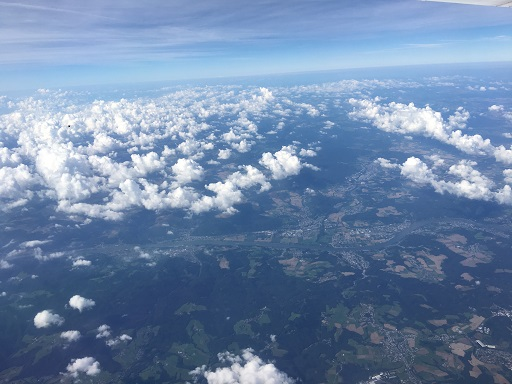
#> input picture clouds.jpg, 512 x 384 px
$ python lab2.py
#> lines starting #> are read from the running program, lines starting #| are printed output that depends on the picture; after the words box and inside, x2 and y2 are one past the last pixel; in counts of white or black regions, pixels touching at a corner belong together
### my_opencv_funcs/my_adaptive_threshold.py
import numpy as np


def reverse_even_rows(img_array):
    for x, row in enumerate(img_array):
        if x % 2:
            img_array[x] = row[::-1]


def my_adaptive_threshold(image_array, n, k):
    temp_image = image_array.copy()
    result_img = image_array.copy().flatten()
    n, k = float(n), float(k)

    MAX_VAL = np.uint8(255)
    MIN_VAl = np.uint8(0)

    m = 0.0
    reverse_even_rows(temp_image)
    temp_image = temp_image.flatten()
    for i, p in enumerate(temp_image):
        if i < n:
            m = sum(temp_image[0:i + 1]) / float(len(temp_image[0:i + 1]))
        else:
            m = m + p / n - temp_image[int(i - n)] / n
        thresh = k * m
        result_img[i] = MIN_VAl if p <= thresh else MAX_VAL

    result_img = result_img.reshape(image_array.shape)
    reverse_even_rows(result_img)
    return result_img

### lab2.py
import cv2 as cv

from my_opencv_funcs import my_threshold, my_adaptive_threshold

image = cv.imread("clouds.jpg")
#> image is the input picture: shape (384, 512, 3); mean B, G, R 167.8, 134.4, 110.1
gray_image = cv.cvtColor(image, cv.COLOR_BGR2GRAY)
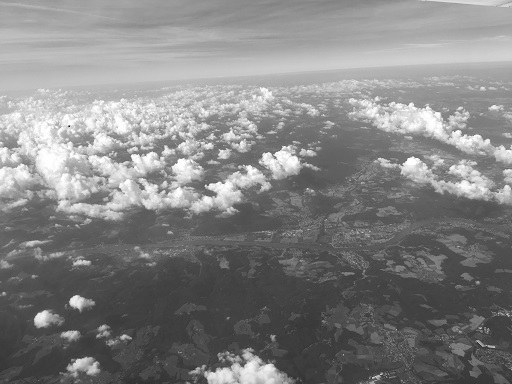
#> gray_image: shape (384, 512); min 2, max 255, mean 130.9


_retval, binary = cv.threshold(gray_image, 120, 255, cv.THRESH_BINARY | cv.THRESH_OTSU)
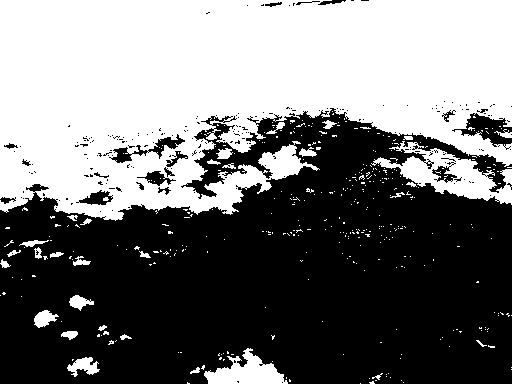
#> binary: shape (384, 512); 46.4% white; 394 white regions (362 under 20 px), largest, box (x1, y1, x2, y2) and area: (0, 0, 512, 221) 82954, (371, 141, 512, 205) 3362, (204, 348, 288, 384) 1564
adaptive = cv.adaptiveThreshold(gray_image, 255, cv.ADAPTIVE_THRESH_MEAN_C, cv.THRESH_BINARY, 51, 10)
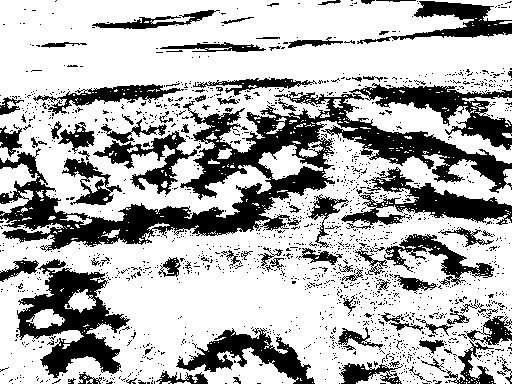
#> adaptive: shape (384, 512); 70.1% white; 1661 black regions (1571 under 20 px), largest, box (x1, y1, x2, y2) and area: (0, 83, 512, 252) 22973, (17, 259, 130, 378) 5587, (341, 167, 512, 229) 3541
# my_img = my_threshold(gray_image)
my_img2 = my_adaptive_threshold(gray_image, 51, 1.0)
#> after the loop in reverse_even_rows, `for x, row in enumerate(img_array):`:
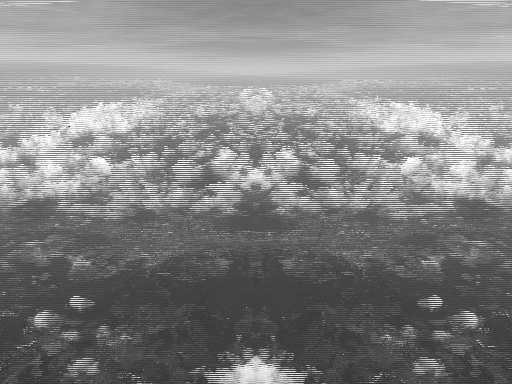
#> img_array: shape (384, 512); min 2, max 255, mean 130.9
#> the loop in my_adaptive_threshold, `for i, p in enumerate(temp_image):` made 196608 passes
#> (p, m, thresh) on passes 1 to 12: (154, 154, 154), (155, 154.5, 154.5), (155, 154.7, 154.7), (155, 154.8, 154.8), (154, 154.6, 154.6), (154, 154.5, 154.5), (155, 154.6, 154.6), (155, 154.6, 154.6), (155, 154.7, 154.7), (155, 154.7, 154.7), (156, 154.8, 154.8), (156, 154.9, 154.9)
#> m on passes 61 to 66: 156.5, 156.5, 156.5, 156.6, 156.7, 156.7
#> in my_adaptive_threshold, `result_img = result_img.reshape(image_array.shape)`:
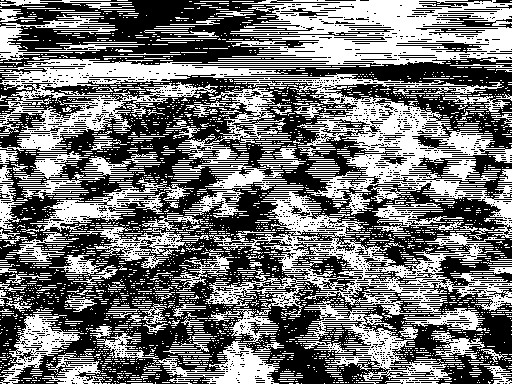
#> result_img: shape (384, 512); 44.8% white; 3385 white regions (3189 under 20 px), largest, box (x1, y1, x2, y2) and area: (0, 0, 512, 238) 31581, (206, 191, 512, 315) 9633, (298, 299, 452, 384) 3212
#> after the loop in reverse_even_rows (call 2), `for x, row in enumerate(img_array):`:
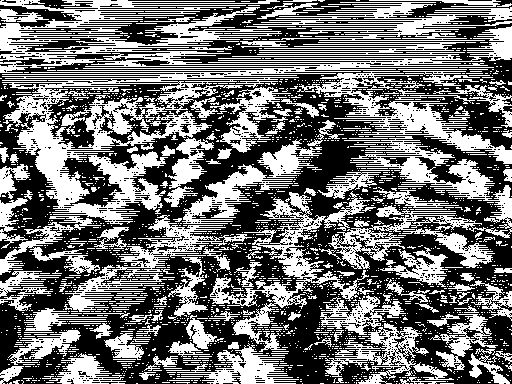
#> img_array: shape (384, 512); 44.8% white; 2444 white regions (2256 under 20 px), largest, box (x1, y1, x2, y2) and area: (0, 0, 512, 225) 24620, (210, 191, 370, 352) 4970, (297, 71, 512, 164) 4160

cv.imshow("Over the Clouds", image)
cv.imshow("Over the Clouds - gray", gray_image)
# cv.imshow("Over the Clouds - binary", binary)
# cv.imshow("Over the Clouds - my_binary", my_img)
cv.imshow("Over the Clouds - my_adaptive", my_img2)
cv.imshow("Over the Clouds - adaptive", adaptive)

cv.waitKey(0)
cv.destroyAllWindows()

$ run again, with lion.jpg copied over clouds.jpg
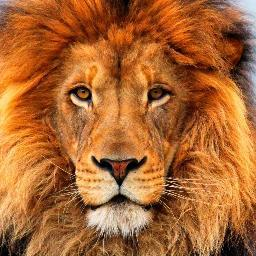
#> input picture lion.jpg, 256 x 256 px
#> image is the input picture: shape (256, 256, 3); mean B, G, R 50.9, 102.4, 170
#> binary: shape (256, 256); 47.9% white; 548 white regions (519 under 20 px), largest, box (x1, y1, x2, y2) and area: (53, 39, 178, 207) 10967, (164, 0, 256, 256) 8717, (0, 30, 61, 243) 5788
#> adaptive: shape (256, 256); 60.7% white; 707 black regions (670 under 20 px), largest, box (x1, y1, x2, y2) and area: (0, 0, 202, 256) 12953, (151, 36, 219, 146) 2509, (179, 0, 256, 139) 2269
#> after the loop in reverse_even_rows, `for x, row in enumerate(img_array):`:
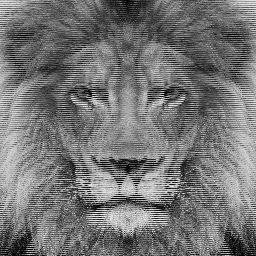
#> img_array: shape (256, 256); min 0, max 247, mean 116.8
#> the loop in my_adaptive_threshold, `for i, p in enumerate(temp_image):` made 65536 passes
#> (p, m, thresh) on passes 1 to 8: (175, 175, 175), (181, 178, 178), (187, 181, 181), (182, 181.2, 181.2), (179, 180.8, 180.8), (192, 182.7, 182.7), (192, 184, 184), (171, 182.4, 182.4)
#> result_img: shape (256, 256); 50.9% white; 1252 black regions (1223 under 20 px), largest, box (x1, y1, x2, y2) and area: (0, 0, 249, 256) 25639, (205, 214, 256, 256) 1101, (184, 2, 249, 41) 686
#> after the loop in reverse_even_rows (call 2), `for x, row in enumerate(img_array):`:
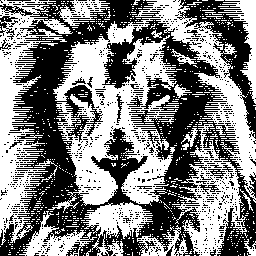
#> img_array: shape (256, 256); 50.9% white; 1114 black regions (1092 under 20 px), largest, box (x1, y1, x2, y2) and area: (0, 0, 256, 256) 25719, (177, 0, 256, 139) 2849, (0, 16, 18, 40) 151
